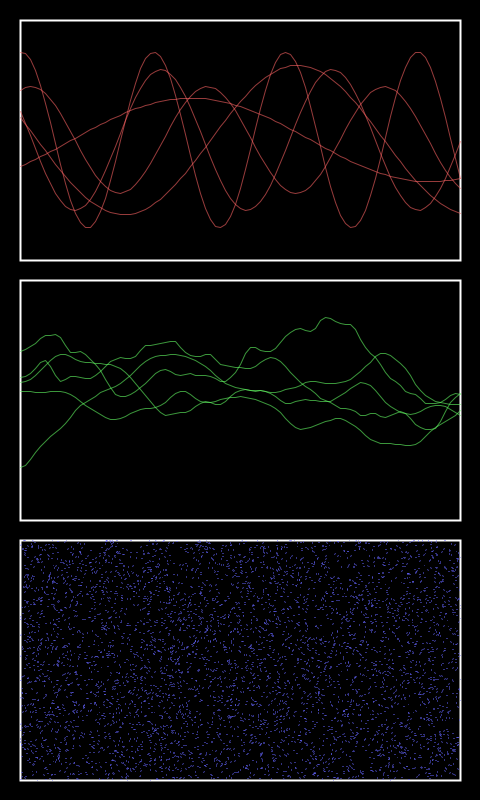
Frame 1 (no input)
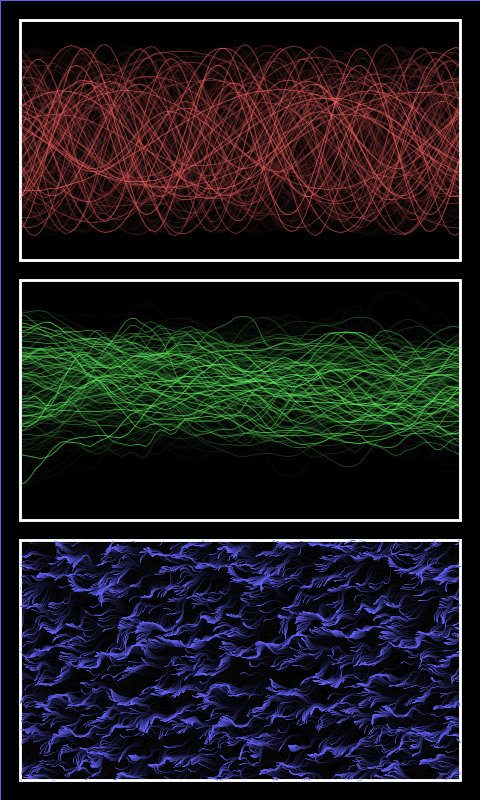
Frame 60 (the mouse pressed at the canvas centre just before this capture)
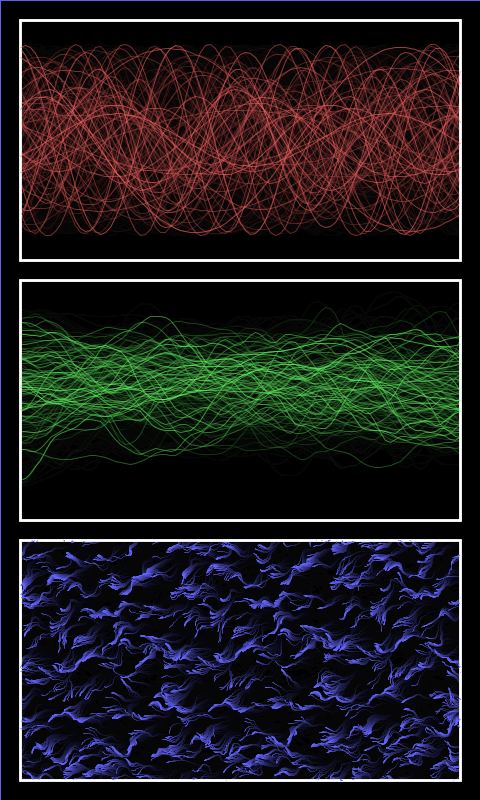
Frame 120 (the mouse held since frame 60 and released just before this capture)

The Processing sketch that drew these frames (run headless with seeded random() and noise(); from frame 60 on, the mouse is pressed at the canvas centre):

// Processing sketch: RGB_panes
// ── RGB_panes.pde
int MAX_FRAMES = 600;
int SEED = 12345;
int PADDING = 20;

// Rectangle dimensions
float rectHeight;
float rectWidth;

// Sine Wave Config
int SINE_WAVE_COUNT = 5;
float SINE_WAVE_SPEED = 0.05;
float SINE_FREQUENCY_MIN = 0.01;
float SINE_FREQUENCY_MAX = 0.05;
float SINE_AMPLITUDE_MIN = 0.1;
float SINE_AMPLITUDE_MAX = 0.4;
float SINE_LINE_SPACING = 5;

// Perlin Noise Config
int PERLIN_WAVE_COUNT = 5;
float PERLIN_SPEED = 0.01;
float PERLIN_SCALE_MIN = 0.003;
float PERLIN_SCALE_MAX = 0.01;
float PERLIN_AMPLITUDE_MIN = 0.1;
float PERLIN_AMPLITUDE_MAX = 0.4;
float PERLIN_LINE_SPACING = 5;

// Flow Field Config
int PARTICLE_COUNT = 5000; // Increased particle count for higher density
float FLOW_SPEED = 0.05;
float FLOW_SCALE = 0.1;

Particle[] particles;

float yOffset = 0;
float noiseOffset = 0;

void setup() {
  size(480, 800);
  background(0);
  randomSeed(SEED);
  noiseSeed(SEED);
  strokeCap(ROUND);
  noFill();

  rectHeight = (height - PADDING * 4) / 3.0;
  rectWidth = width - PADDING * 2;
  
  particles = new Particle[PARTICLE_COUNT];
  for (int i = 0; i < PARTICLE_COUNT; i++) {
    particles[i] = new Particle(rectWidth, rectHeight);
  }
}

void draw() {
  if (frameCount > MAX_FRAMES) {
    noLoop();
    return;
  }

  fill(0, 20);
  rect(0, 0, width, height);

  // Top Rectangle: Denser Sine Waves
  pushMatrix();
  translate(PADDING, PADDING);
  stroke(255);
  strokeWeight(2);
  noFill();
  rect(0, 0, rectWidth, rectHeight);
  drawSineRibbons(rectWidth, rectHeight);
  popMatrix();

  // Middle Rectangle: Denser Perlin Noise
  pushMatrix();
  translate(PADDING, PADDING * 2 + rectHeight);
  stroke(255);
  strokeWeight(2);
  noFill();
  rect(0, 0, rectWidth, rectHeight);
  drawNoiseRibbons(rectWidth, rectHeight);
  popMatrix();

  // Bottom Rectangle: Flow Field
  pushMatrix();
  translate(PADDING, PADDING * 3 + rectHeight * 2);
  
  // Clip to the rectangle's boundaries
  rectMode(CORNERS);
  beginShape();
  vertex(0, 0);
  vertex(rectWidth, 0);
  vertex(rectWidth, rectHeight);
  vertex(0, rectHeight);
  endShape(CLOSE);
  
  stroke(255);
  strokeWeight(2);
  noFill();
  rect(0, 0, rectWidth, rectHeight);
  
  drawFlowField();
  
  popMatrix();
}

void drawSineRibbons(float rectW, float rectH) {
  stroke(255, 100, 100, 150);
  strokeWeight(1);
  yOffset += SINE_WAVE_SPEED;
  for (int i = 0; i < SINE_WAVE_COUNT; i++) {
    float amplitude = random(rectH * SINE_AMPLITUDE_MIN, rectH * SINE_AMPLITUDE_MAX);
    float frequency = random(SINE_FREQUENCY_MIN, SINE_FREQUENCY_MAX);
    float phase = random(TWO_PI);
    beginShape();
    for (int x = 0; x <= rectW; x += SINE_LINE_SPACING) {
      float y = sin(x * frequency + yOffset + phase) * amplitude + rectH / 2;
      vertex(x, constrain(y, 0, rectH));
    }
    endShape();
  }
}

void drawNoiseRibbons(float rectW, float rectH) {
  stroke(100, 255, 100, 150);
  strokeWeight(1);
  noiseOffset += PERLIN_SPEED;
  for (int i = 0; i < PERLIN_WAVE_COUNT; i++) {
    float noiseScale = random(PERLIN_SCALE_MIN, PERLIN_SCALE_MAX);
    float amplitude = random(rectH * PERLIN_AMPLITUDE_MIN, rectH * PERLIN_AMPLITUDE_MAX);
    float offset = random(100);
    beginShape();
    for (int x = 0; x <= rectW; x += PERLIN_LINE_SPACING) {
      float y = noise(x * noiseScale, noiseOffset + offset) * rectH;
      vertex(x, constrain(y, 0, rectH));
    }
    endShape();
  }
}

void drawFlowField() {
  for (int i = 0; i < PARTICLE_COUNT; i++) {
    particles[i].update();
    particles[i].display();
  }
}

class Particle {
  PVector pos;
  PVector prevPos;
  PVector vel;
  PVector acc;
  float parentWidth;
  float parentHeight;

  Particle(float parentWidth, float parentHeight) {
    this.parentWidth = parentWidth;
    this.parentHeight = parentHeight;
    this.pos = new PVector(random(this.parentWidth), random(this.parentHeight));
    this.prevPos = pos.copy();
    this.vel = new PVector(0, 0);
    this.acc = new PVector(0, 0);
  }

  void update() {
    this.prevPos = this.pos.copy();
    float n = noise(pos.x * FLOW_SCALE, pos.y * FLOW_SCALE, frameCount * FLOW_SPEED) * TWO_PI;
    PVector force = PVector.fromAngle(n);
    acc.add(force);
    vel.add(acc);
    vel.limit(1); // Set a limit on velocity
    pos.add(vel);
    acc.mult(0); // Reset acceleration
    
    // Wrap particles around the edges of the pane
    if (pos.x < 0) {
      pos.x = this.parentWidth;
      prevPos = pos.copy();
    }
    if (pos.x > this.parentWidth) {
      pos.x = 0;
      prevPos = pos.copy();
    }
    if (pos.y < 0) {
      pos.y = this.parentHeight;
      prevPos = pos.copy();
    }
    if (pos.y > this.parentHeight) {
      pos.y = 0;
      prevPos = pos.copy();
    }
  }

  void display() {
    stroke(100, 100, 255, 150);
    strokeWeight(1);
    line(prevPos.x, prevPos.y, pos.x, pos.y);
  }
}
